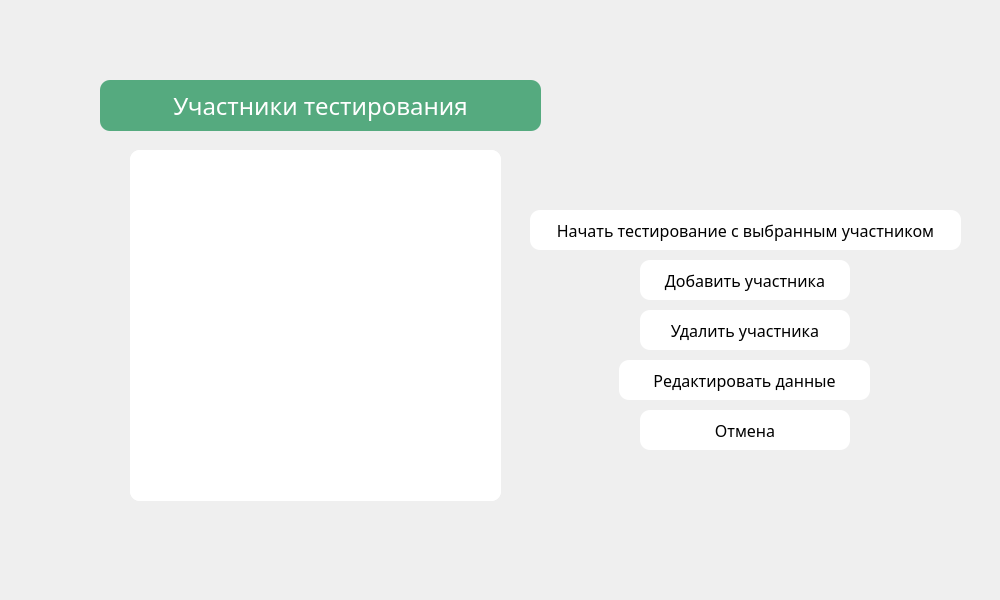
<?xml version="1.0" encoding="UTF-8"?>
<ui version="4.0">
 <class>UserAuthWidget</class>
 <widget class="QWidget" name="UserAuthWidget">
  <property name="geometry">
   <rect>
    <x>0</x>
    <y>0</y>
    <width>1000</width>
    <height>600</height>
   </rect>
  </property>
  <property name="windowTitle">
   <string>Form</string>
  </property>
  <property name="styleSheet">
   <string notr="true">QWidget#UserAuthWidget {
            background-image: url(&quot;:/pictures/back.png&quot;);
}</string>
  </property>
  <widget class="QScrollArea" name="scrollArea">
   <property name="geometry">
    <rect>
     <x>130</x>
     <y>150</y>
     <width>371</width>
     <height>351</height>
    </rect>
   </property>
   <property name="font">
    <font>
     <family>Montserrat Medium</family>
     <pointsize>12</pointsize>
    </font>
   </property>
   <property name="styleSheet">
    <string notr="true">border-radius:10px;
background-color: rgb(255, 255, 255);
border-color: rgb(0, 0, 0);
border-right-color: rgb(0, 0, 0);</string>
   </property>
   <property name="widgetResizable">
    <bool>true</bool>
   </property>
   <widget class="QWidget" name="scrollAreaWidgetContents">
    <property name="geometry">
     <rect>
      <x>0</x>
      <y>0</y>
      <width>371</width>
      <height>351</height>
     </rect>
    </property>
    <property name="styleSheet">
     <string notr="true"/>
    </property>
   </widget>
  </widget>
  <widget class="QLabel" name="scrollArea_label">
   <property name="geometry">
    <rect>
     <x>100</x>
     <y>80</y>
     <width>441</width>
     <height>51</height>
    </rect>
   </property>
   <property name="minimumSize">
    <size>
     <width>0</width>
     <height>40</height>
    </size>
   </property>
   <property name="font">
    <font>
     <family>Montserrat Medium</family>
     <pointsize>18</pointsize>
    </font>
   </property>
   <property name="styleSheet">
    <string notr="true">background-color: rgb(85, 170, 127);
border-radius: 10px;
color: rgb(255, 255, 255);</string>
   </property>
   <property name="text">
    <string>Участники тестирования</string>
   </property>
   <property name="alignment">
    <set>Qt::AlignCenter</set>
   </property>
  </widget>
  <widget class="QWidget" name="horizontalLayoutWidget">
   <property name="geometry">
    <rect>
     <x>460</x>
     <y>450</y>
     <width>160</width>
     <height>80</height>
    </rect>
   </property>
   <layout class="QHBoxLayout" name="horizontalLayout"/>
  </widget>
  <widget class="QPushButton" name="auth_pushButton">
   <property name="geometry">
    <rect>
     <x>530</x>
     <y>210</y>
     <width>431</width>
     <height>40</height>
    </rect>
   </property>
   <property name="minimumSize">
    <size>
     <width>210</width>
     <height>40</height>
    </size>
   </property>
   <property name="font">
    <font>
     <family>Montserrat Medium</family>
     <pointsize>12</pointsize>
    </font>
   </property>
   <property name="styleSheet">
    <string notr="true">QPushButton {
	border-radius: 10px;
	background-color: rgb(255, 255, 255);
}
QPushButton:hover {
        background-color: rgba(216, 249, 255);
}</string>
   </property>
   <property name="text">
    <string>Начать тестирование с выбранным участником</string>
   </property>
  </widget>
  <widget class="QPushButton" name="add_pushButton">
   <property name="geometry">
    <rect>
     <x>640</x>
     <y>260</y>
     <width>210</width>
     <height>40</height>
    </rect>
   </property>
   <property name="minimumSize">
    <size>
     <width>210</width>
     <height>40</height>
    </size>
   </property>
   <property name="font">
    <font>
     <family>Montserrat Medium</family>
     <pointsize>12</pointsize>
    </font>
   </property>
   <property name="styleSheet">
    <string notr="true">QPushButton {
	border-radius: 10px;
	background-color: rgb(255, 255, 255);
}
QPushButton:hover {
        background-color: rgba(216, 249, 255);
}</string>
   </property>
   <property name="text">
    <string>Добавить участника</string>
   </property>
  </widget>
  <widget class="QPushButton" name="remove_pushButton">
   <property name="geometry">
    <rect>
     <x>640</x>
     <y>310</y>
     <width>210</width>
     <height>40</height>
    </rect>
   </property>
   <property name="minimumSize">
    <size>
     <width>210</width>
     <height>40</height>
    </size>
   </property>
   <property name="font">
    <font>
     <family>Montserrat Medium</family>
     <pointsize>12</pointsize>
    </font>
   </property>
   <property name="styleSheet">
    <string notr="true">QPushButton {
	border-radius: 10px;
	background-color: rgb(255, 255, 255);
}
QPushButton:hover {
        background-color: rgba(216, 249, 255);
}</string>
   </property>
   <property name="text">
    <string>Удалить участника</string>
   </property>
   <property name="checkable">
    <bool>false</bool>
   </property>
  </widget>
  <widget class="QPushButton" name="cancel_pushButton">
   <property name="geometry">
    <rect>
     <x>640</x>
     <y>410</y>
     <width>210</width>
     <height>40</height>
    </rect>
   </property>
   <property name="minimumSize">
    <size>
     <width>210</width>
     <height>40</height>
    </size>
   </property>
   <property name="font">
    <font>
     <family>Montserrat Medium</family>
     <pointsize>12</pointsize>
    </font>
   </property>
   <property name="styleSheet">
    <string notr="true">QPushButton {
	border-radius: 10px;
	background-color: rgb(255, 255, 255);
}
QPushButton:hover {
        background-color: rgba(216, 249, 255);
}</string>
   </property>
   <property name="text">
    <string>Отмена</string>
   </property>
  </widget>
  <widget class="QPushButton" name="edit_pushButton">
   <property name="geometry">
    <rect>
     <x>619</x>
     <y>360</y>
     <width>251</width>
     <height>40</height>
    </rect>
   </property>
   <property name="minimumSize">
    <size>
     <width>210</width>
     <height>40</height>
    </size>
   </property>
   <property name="font">
    <font>
     <family>Montserrat Medium</family>
     <pointsize>12</pointsize>
    </font>
   </property>
   <property name="styleSheet">
    <string notr="true">QPushButton {
	border-radius: 10px;
	background-color: rgb(255, 255, 255);
}
QPushButton:hover {
        background-color: rgba(216, 249, 255);
}</string>
   </property>
   <property name="text">
    <string>Редактировать данные</string>
   </property>
  </widget>
 </widget>
 <resources/>
 <connections/>
</ui>
